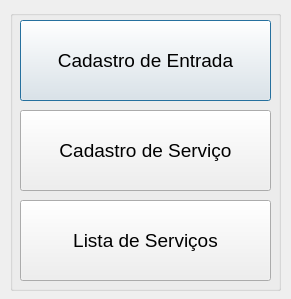
<?xml version="1.0" encoding="UTF-8"?>
<ui version="4.0">
 <class>frmio</class>
 <widget class="QDialog" name="frmio">
  <property name="geometry">
   <rect>
    <x>0</x>
    <y>0</y>
    <width>291</width>
    <height>299</height>
   </rect>
  </property>
  <property name="windowTitle">
   <string>Cadastro de Entrada/Saída</string>
  </property>
  <widget class="QGroupBox" name="groupBox">
   <property name="geometry">
    <rect>
     <x>10</x>
     <y>10</y>
     <width>271</width>
     <height>281</height>
    </rect>
   </property>
   <property name="title">
    <string/>
   </property>
   <widget class="QPushButton" name="btnentrada">
    <property name="geometry">
     <rect>
      <x>10</x>
      <y>10</y>
      <width>251</width>
      <height>81</height>
     </rect>
    </property>
    <property name="font">
     <font>
      <pointsize>14</pointsize>
     </font>
    </property>
    <property name="focusPolicy">
     <enum>Qt::StrongFocus</enum>
    </property>
    <property name="text">
     <string>Cadastro de Entrada</string>
    </property>
   </widget>
   <widget class="QPushButton" name="btnsaida">
    <property name="geometry">
     <rect>
      <x>10</x>
      <y>100</y>
      <width>251</width>
      <height>81</height>
     </rect>
    </property>
    <property name="font">
     <font>
      <pointsize>14</pointsize>
     </font>
    </property>
    <property name="text">
     <string>Cadastro de Serviço</string>
    </property>
   </widget>
   <widget class="QPushButton" name="btnlista">
    <property name="geometry">
     <rect>
      <x>10</x>
      <y>190</y>
      <width>251</width>
      <height>81</height>
     </rect>
    </property>
    <property name="font">
     <font>
      <pointsize>14</pointsize>
     </font>
    </property>
    <property name="text">
     <string>Lista de Serviços</string>
    </property>
   </widget>
  </widget>
 </widget>
 <resources/>
 <connections/>
</ui>
